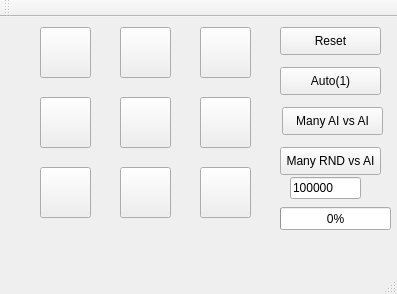
<?xml version="1.0" encoding="UTF-8"?>
<ui version="4.0">
 <class>MainWindow</class>
 <widget class="QMainWindow" name="MainWindow">
  <property name="geometry">
   <rect>
    <x>0</x>
    <y>0</y>
    <width>397</width>
    <height>294</height>
   </rect>
  </property>
  <property name="windowTitle">
   <string>MainWindow</string>
  </property>
  <widget class="QWidget" name="centralWidget">
   <widget class="QPushButton" name="b_1">
    <property name="geometry">
     <rect>
      <x>40</x>
      <y>10</y>
      <width>51</width>
      <height>51</height>
     </rect>
    </property>
    <property name="font">
     <font>
      <pointsize>16</pointsize>
     </font>
    </property>
    <property name="text">
     <string/>
    </property>
    <attribute name="buttonGroup">
     <string notr="true">field</string>
    </attribute>
   </widget>
   <widget class="QPushButton" name="b_2">
    <property name="geometry">
     <rect>
      <x>120</x>
      <y>10</y>
      <width>51</width>
      <height>51</height>
     </rect>
    </property>
    <property name="font">
     <font>
      <pointsize>16</pointsize>
     </font>
    </property>
    <property name="text">
     <string/>
    </property>
    <attribute name="buttonGroup">
     <string notr="true">field</string>
    </attribute>
   </widget>
   <widget class="QPushButton" name="b_3">
    <property name="geometry">
     <rect>
      <x>200</x>
      <y>10</y>
      <width>51</width>
      <height>51</height>
     </rect>
    </property>
    <property name="font">
     <font>
      <pointsize>16</pointsize>
     </font>
    </property>
    <property name="text">
     <string/>
    </property>
    <attribute name="buttonGroup">
     <string notr="true">field</string>
    </attribute>
   </widget>
   <widget class="QPushButton" name="b_4">
    <property name="geometry">
     <rect>
      <x>40</x>
      <y>80</y>
      <width>51</width>
      <height>51</height>
     </rect>
    </property>
    <property name="font">
     <font>
      <pointsize>16</pointsize>
     </font>
    </property>
    <property name="text">
     <string/>
    </property>
    <attribute name="buttonGroup">
     <string notr="true">field</string>
    </attribute>
   </widget>
   <widget class="QPushButton" name="b_5">
    <property name="geometry">
     <rect>
      <x>120</x>
      <y>80</y>
      <width>51</width>
      <height>51</height>
     </rect>
    </property>
    <property name="font">
     <font>
      <pointsize>16</pointsize>
     </font>
    </property>
    <property name="text">
     <string/>
    </property>
    <attribute name="buttonGroup">
     <string notr="true">field</string>
    </attribute>
   </widget>
   <widget class="QPushButton" name="b_6">
    <property name="geometry">
     <rect>
      <x>200</x>
      <y>80</y>
      <width>51</width>
      <height>51</height>
     </rect>
    </property>
    <property name="font">
     <font>
      <pointsize>16</pointsize>
     </font>
    </property>
    <property name="text">
     <string/>
    </property>
    <attribute name="buttonGroup">
     <string notr="true">field</string>
    </attribute>
   </widget>
   <widget class="QPushButton" name="b_7">
    <property name="geometry">
     <rect>
      <x>40</x>
      <y>150</y>
      <width>51</width>
      <height>51</height>
     </rect>
    </property>
    <property name="font">
     <font>
      <pointsize>16</pointsize>
     </font>
    </property>
    <property name="text">
     <string/>
    </property>
    <attribute name="buttonGroup">
     <string notr="true">field</string>
    </attribute>
   </widget>
   <widget class="QPushButton" name="b_8">
    <property name="geometry">
     <rect>
      <x>120</x>
      <y>150</y>
      <width>51</width>
      <height>51</height>
     </rect>
    </property>
    <property name="font">
     <font>
      <pointsize>16</pointsize>
     </font>
    </property>
    <property name="text">
     <string/>
    </property>
    <attribute name="buttonGroup">
     <string notr="true">field</string>
    </attribute>
   </widget>
   <widget class="QPushButton" name="b_9">
    <property name="geometry">
     <rect>
      <x>200</x>
      <y>150</y>
      <width>51</width>
      <height>51</height>
     </rect>
    </property>
    <property name="font">
     <font>
      <pointsize>16</pointsize>
     </font>
    </property>
    <property name="text">
     <string/>
    </property>
    <attribute name="buttonGroup">
     <string notr="true">field</string>
    </attribute>
   </widget>
   <widget class="QPushButton" name="startmatch">
    <property name="geometry">
     <rect>
      <x>280</x>
      <y>10</y>
      <width>101</width>
      <height>28</height>
     </rect>
    </property>
    <property name="text">
     <string>Reset</string>
    </property>
   </widget>
   <widget class="QPushButton" name="automatch">
    <property name="geometry">
     <rect>
      <x>280</x>
      <y>50</y>
      <width>101</width>
      <height>28</height>
     </rect>
    </property>
    <property name="text">
     <string>Auto(1)</string>
    </property>
   </widget>
   <widget class="QPushButton" name="automatch_2">
    <property name="geometry">
     <rect>
      <x>282</x>
      <y>90</y>
      <width>101</width>
      <height>28</height>
     </rect>
    </property>
    <property name="text">
     <string>Many AI vs AI</string>
    </property>
   </widget>
   <widget class="QLineEdit" name="games">
    <property name="geometry">
     <rect>
      <x>290</x>
      <y>160</y>
      <width>71</width>
      <height>22</height>
     </rect>
    </property>
    <property name="text">
     <string>100000</string>
    </property>
   </widget>
   <widget class="QProgressBar" name="mybar">
    <property name="geometry">
     <rect>
      <x>280</x>
      <y>190</y>
      <width>111</width>
      <height>23</height>
     </rect>
    </property>
    <property name="value">
     <number>0</number>
    </property>
   </widget>
   <widget class="QPushButton" name="automatch_3">
    <property name="geometry">
     <rect>
      <x>280</x>
      <y>130</y>
      <width>101</width>
      <height>28</height>
     </rect>
    </property>
    <property name="text">
     <string>Many RND vs AI</string>
    </property>
   </widget>
  </widget>
  <widget class="QMenuBar" name="menuBar">
   <property name="geometry">
    <rect>
     <x>0</x>
     <y>0</y>
     <width>397</width>
     <height>26</height>
    </rect>
   </property>
  </widget>
  <widget class="QToolBar" name="mainToolBar">
   <attribute name="toolBarArea">
    <enum>TopToolBarArea</enum>
   </attribute>
   <attribute name="toolBarBreak">
    <bool>false</bool>
   </attribute>
  </widget>
  <widget class="QStatusBar" name="statusBar"/>
 </widget>
 <layoutdefault spacing="6" margin="11"/>
 <resources/>
 <connections/>
 <buttongroups>
  <buttongroup name="field"/>
 </buttongroups>
</ui>
